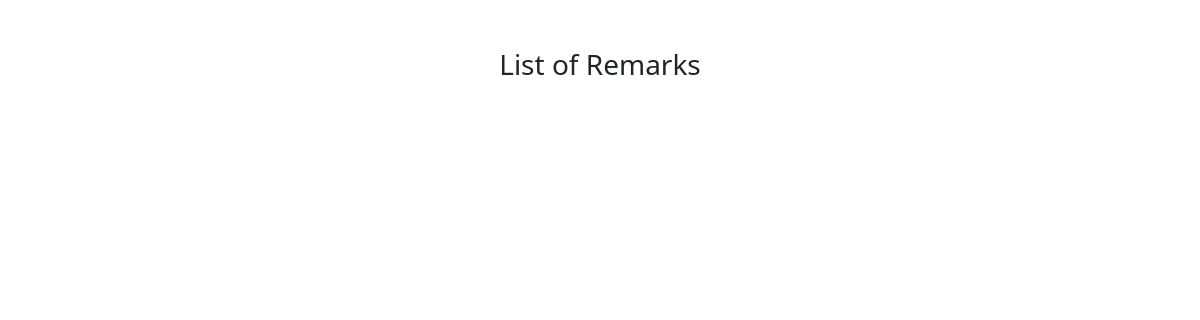
The page /dispremk on the database as committed earlier.
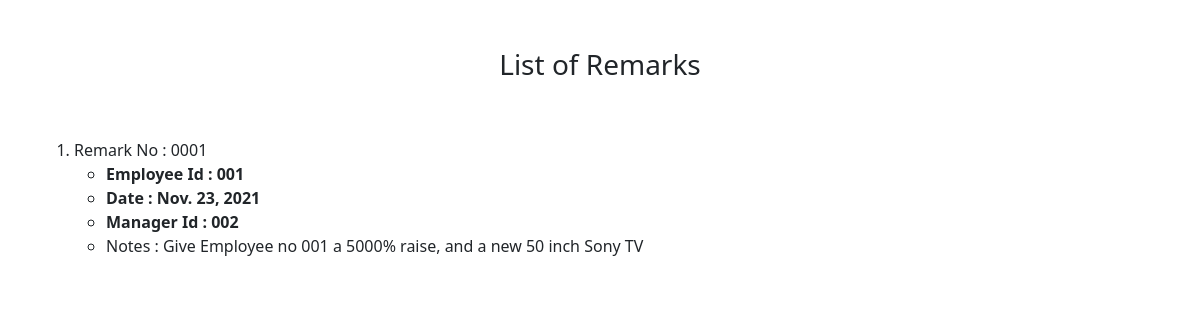
The same page on the database as committed later.
### users/models.py (models this page shows)
class myuser(models.Model):
    Username = models.CharField(max_length=15)
    Name = models.CharField(max_length=25)
    Email = models.EmailField(max_length=100)
    Password = models.CharField(max_length=15)
    Age = models.CharField(max_length=2)
    Designation = models.CharField(max_length=15)
    Role = models.CharField(max_length=15)
    EmployeeNo = models.CharField(max_length=15)

class remarks(myuser):
    remk_no = models.CharField(max_length=6)
    remk_text = models.CharField(max_length=300)
    date_of_remk = models.DateField()
    magr_id = models.CharField(max_length=15)

class myuser(models.Model):
    Username = models.CharField(max_length=15)
    Name = models.CharField(max_length=25)
    Email = models.EmailField(max_length=100)
    Password = models.CharField(max_length=15)
    Age = models.CharField(max_length=2)
    Designation = models.CharField(max_length=15)
    Role = models.CharField(max_length=15)
    EmployeeNo = models.CharField(max_length=15)

### users/views.py (the view)
# urls.py: path("dispremk", views.disp_remk, name="disp_remk"),
def disp_remk(request):
    remks=[]
    qs = remarks.objects.all()
    for i in qs:
        remks.append(i)
    return render(request, 'DispRemk.html', {'remks':remks})

### users/templates/DispRemk.html (shortened to what this page needs)
<!doctype html>
<html lang="en">
  <head>
    <link href="https://cdn.jsdelivr.net/npm/bootstrap@5.1.2/dist/css/bootstrap.min.css" rel="stylesheet">
  </head>
  <body class="container-fluid">
    <br><br>
    <center><h3> List of Remarks </h3></center>
    <br><br>
    <div class="container-sm">
    <ol>
      {% for i in remks %}
      <li>
        Remark No : {{ i.remk_no }}
        <ul>
          <strong><li>Employee Id : {{ i.EmployeeNo }}</li></strong>
          <strong><li>Date : {{ i.date_of_remk }}</li></strong>
          <strong><li>Manager Id : {{ i.magr_id }}</li></strong>
          <li>Notes : {{ i.remk_text }}</li>
        </ul>
      </li>
      <br>
      {% endfor %}
    </ol>
    </div>
  </body>
</html>

Rows that differ between the two databases and show on the page:
added remarks: remk_no "0001", EmployeeNo "001", date_of_remk "Nov. 23, 2021", magr_id "002", remk_text "Give Employee no 001 a 5000% raise, and a new 50 inch Sony TV"
